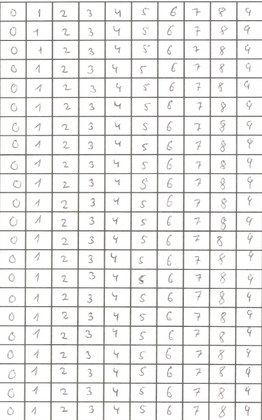
%> input picture Trabajo Final/001.jpg, 262 x 420 px, shrunk from 1114 x 1786 before the run
$ octave Final.m   (GNU Octave 9; MATLAB toolbox functions it lacks are replaced by stand-ins)
%> lines starting %> are read from the running program, lines starting %| are printed output that depends on the picture; in (x1, y1, x2, y2) boxes, pixels count from 0 and x2, y2 are one past the last pixel; in counts of white or black regions, pixels touching at a corner belong together; the program's own positions count from 1
### Trabajo Final/centrar.m
%F=centrar(ima,op)
%Esta funcion devuelve una imagen binaria centrada.
%ima=Imagen a centrar.      op=Pixeles que centrar 1 blanco,0 negro
function F=centrar(ima,op)
[f,c]=size(ima);
der=c;	izq=1;	sup=f;	inf=1;
for i=1:f,
	for j=1:c,
		if ima(i,j)==op
			%Recorre la imagen bucando el pixel de mas arriba,abajo,
			%izquierda y derecha del objeto a centrar.
			if der>j
				der=j;
			end
			if izq<j
				izq=j;
			end
			if sup>i
				sup=i;
			end
			if inf<i
				inf=i;
			end
		end
	end
end
%Ahora creamos una imagen con las dimensiones calculadas.
xx=inf-sup;	yy=der-izq;	F=zeros(yy,xx);
x1=1;	y1=1;
for i=sup:inf
	for j=der:izq
		F(y1,x1)=ima(i,j);
		x1=x1+1;
	end
	x1=1;
	y1=y1+1;
end
figure,imshow(F);
end

### Trabajo Final/Final.m
clear all, close all, clc
A=imread('001.jpg');     %Lectura de imagen.
%> A is the input picture: size 420x262x3 uint8; mean R, G, B 236.6, 236, 235.3
figure,imshow(A);
B=rgb2gray(A);              %Conversion de la imagen a escala de grises.
figure,imshow(B);
A1=im2bw(B,0.9); %Pasamos la imagen a binario.
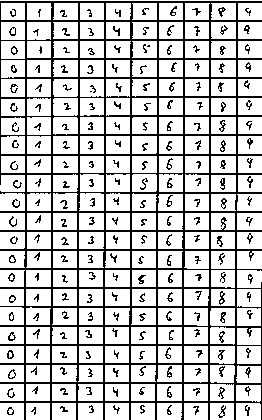
%> A1: size 420x262 logical; 78.6% white; black in thin lines or dots
figure,imshow(A1);

A2=bwlabel(A1);   %Etiquetamos los numeros, del 1 al 9.
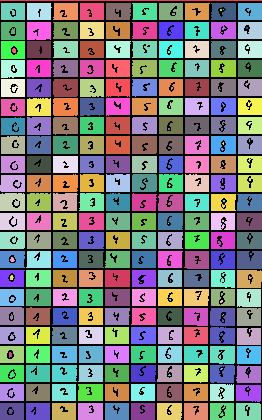
%> A2: size 420x262 double; 248 distinct labels, from 0 to 247; one colour per label, 0 black
for i=1:9,
    n{i}=roicolor(A2,i,i);
end
%> after the loop, n = 9 items

for i=1:9,
    subplot(3,3,i);imshow(n{i});hold on;
end
%> this loop made 9 passes
%> pass 1, `imshow(n{i})`:
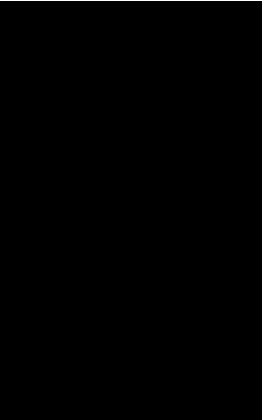
%> displayed picture: size 420x262 logical; 0.24% white in thin lines or dots, all inside (x1, y1, x2, y2) = (0, 0, 262, 1)
%> pass 2, `imshow(n{i})`:
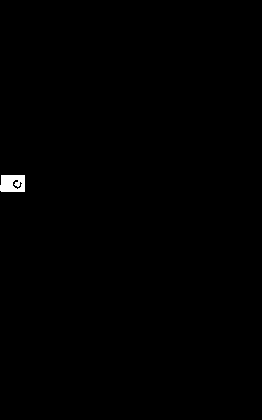
%> displayed picture: size 420x262 logical; 0.35% white; 1 white region, box (x1, y1, x2, y2) and area: (0, 175, 25, 192) 384
%> after the loop:
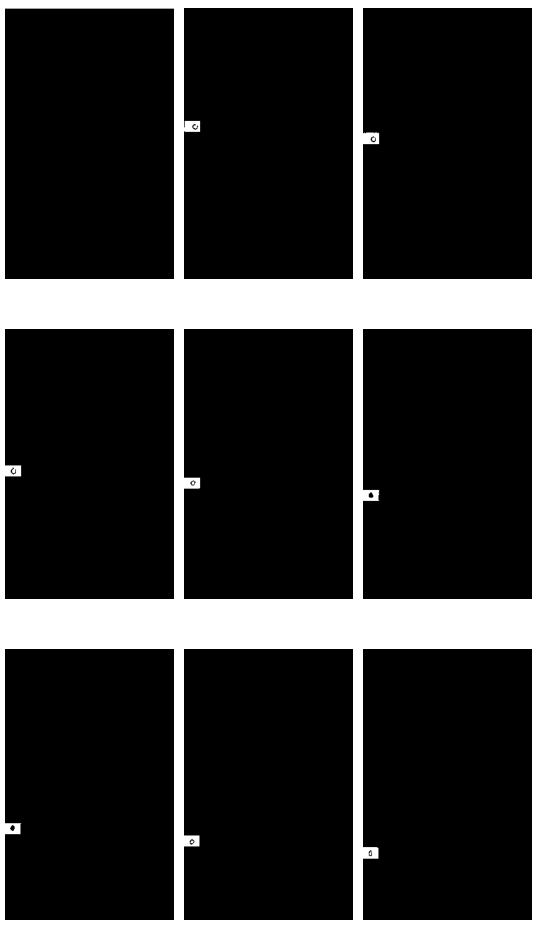
%> figure redrawn from the program's plot data, 9 panels

for i=1:9,
    n{i}=centrar(n{i},1);
end
%> this loop made 9 passes
%> (xx in centrar, yy in centrar) on passes 1 to 9: (0, -261), (16, -24), (17, -24), (16, -24), (16, -24), (16, -24), (16, -24), (16, -23), (17, -23)

$ run again, with Trabajo Final/002.jpg copied over Trabajo Final/001.jpg
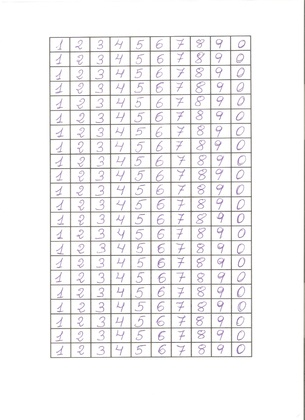
%> input picture Trabajo Final/002.jpg, 305 x 420 px, shrunk from 1700 x 2338 before the run
%> A is the input picture: size 420x305x3 uint8; mean R, G, B 242.5, 241.6, 242.3
%> A1: size 420x305 logical; 83.4% white; black in thin lines or dots, all inside (x1, y1, x2, y2) = (49, 0, 305, 420)
%> `A2=bwlabel(A1);`:
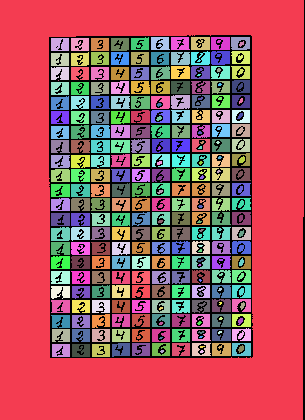
%> A2: size 420x305 double; 274 distinct labels, from 0 to 273; one colour per label, 0 black
%> after the loop `for i=1:9,`: n = 9 items
%> the loop `for i=1:9,` made 9 passes
%> pass 1, in centrar, `imshow(F)`:
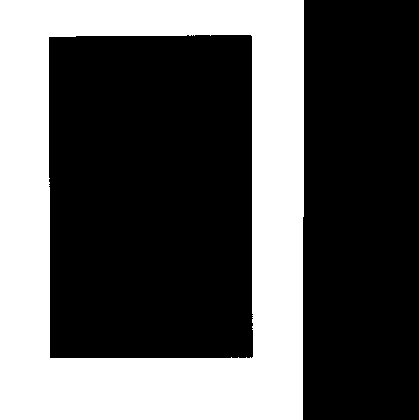
%> displayed picture: size 420x419, on the screen's scale of 0 to 255; 35.4% white; 1 white region, box (x1, y1, x2, y2) and area: (0, 0, 304, 420) 62224

$ run again, with Trabajo Final/003.jpg copied over Trabajo Final/001.jpg
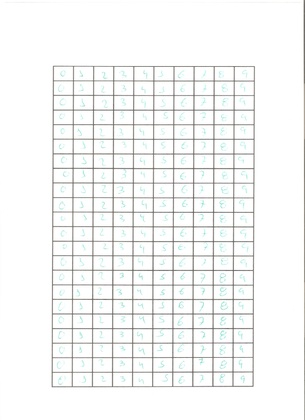
%> input picture Trabajo Final/003.jpg, 305 x 420 px, shrunk from 1700 x 2338 before the run
%> A is the input picture: size 420x305x3 uint8; mean R, G, B 244.4, 245.3, 244.7
%> A1: size 420x305 logical; 88.4% white; black in thin lines or dots, all inside (x1, y1, x2, y2) = (51, 0, 305, 420)
%> `A2=bwlabel(A1);`:
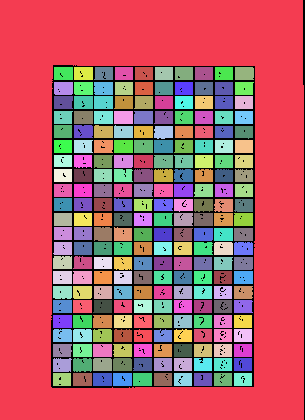
%> A2: size 420x305 double; 222 distinct labels, from 0 to 221; one colour per label, 0 black
%> after the loop `for i=1:9,`: n = 9 items
%> the loop `for i=1:9,` made 9 passes
%> pass 1, in centrar, `imshow(F)`:
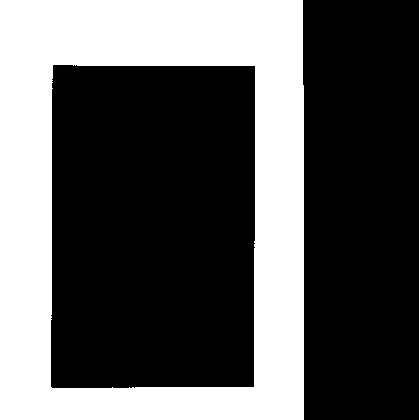
%> displayed picture: size 420x419, on the screen's scale of 0 to 255; 35.5% white; 1 white region, box (x1, y1, x2, y2) and area: (0, 0, 304, 420) 62422
